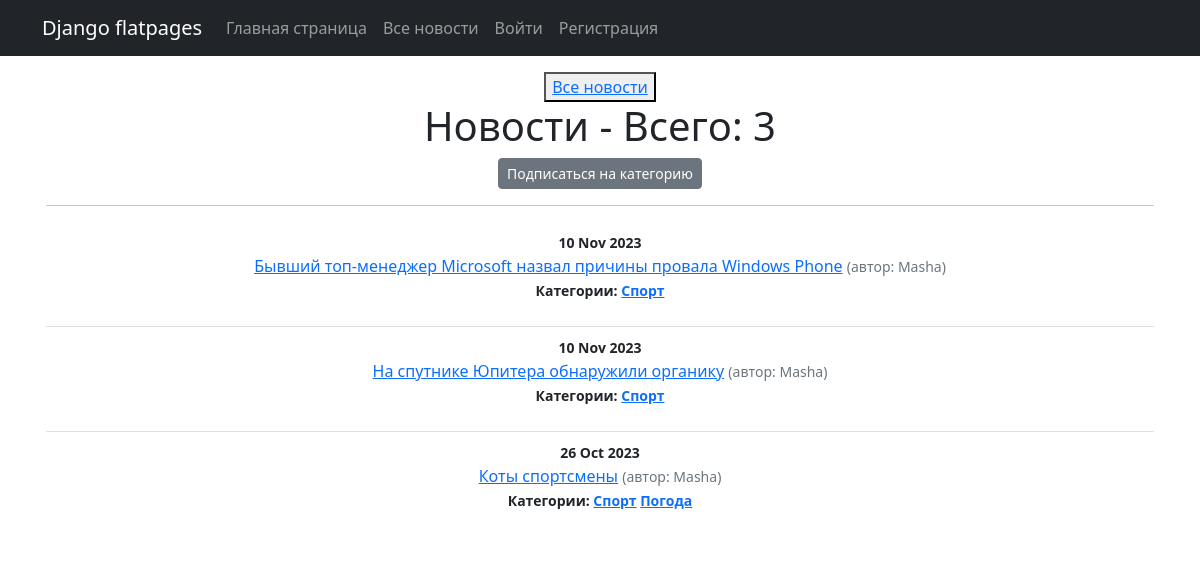
/all-posts/categories/4, run on the app's committed database.
### news/models.py (models this page shows, shortened)
class Post(models.Model):
    article = "AR"
    news = "NW"
    TYPE = [
        (article, 'Статья'),
        (news, 'Новость')
    ]
    author = models.ForeignKey(Author, on_delete = models.CASCADE)
    post_type = models.CharField(max_length = 2, choices=TYPE, default=article)
    time_in = models.DateTimeField(auto_now_add = True)
    categories = models.ManyToManyField(Category, through = "PostCategory")
    title = models.CharField(max_length = 120)
    text = models.TextField(unique = True)
    rating = models.IntegerField(default = 0)

class Author(models.Model):
    user = models.OneToOneField(User, on_delete = models.CASCADE)
    rating = models.IntegerField(default = 0)
    def __str__(self):
        return self.user.username

class Category(models.Model):
    category = models.CharField(max_length = 255, unique = True)
    subscribers = models.ManyToManyField(User, related_name='categories', blank=True)

### news/views.py (the view)
# urls.py: path('categories/<int:pk>', CategoryListView.as_view(), name='category_list'),
class CategoryListView(ListView):
    model = Post
    template_name = 'subscribe/category_list.html'
    context_object_name = 'category_news_list'
    def get_context_data(self, **kwargs):
        context = super().get_context_data(**kwargs)
        context['is_not_subscriber'] = self.request.user not in self.categories.subscribers.all()
        context['category'] = self.categories
        return context
    def get_queryset(self):
        self.categories =get_object_or_404(Category, id=self.kwargs['pk'])
        queryset = Post.objects.filter(categories=self.categories).order_by('-time_in')
        return queryset

### templates/subscribe/category_list.html (shortened to what this page needs)
{% extends 'flatpages/default.html' %}
{% block content %}
<button> <a href="http://127.0.0.1:8000/all-posts"> Все новости</a> </button>
<h1 class="text-center">Новости - Bceгo: {{ category_news_list|length }}</h1>
{% if is_not_subscriber %}
<p class="text-center"><a href="{% url 'subscribe' category.id %}" class="btn btn-secondary btn-sm"> Подписаться на категорию</a> </p>
{% endif %}
<hr>
<ul class="list-group list-group-flush">
    {% for newspost in category_news_list %}
        <li class="list-group-item">
            <small class="fw-bold">{{ newspost.time_in|date:'d M Y' }} </small><br>
            <a href="{% url 'news_detail' newspost.id %}">{{ newspost.title }}</a>
            <small class="text-muted">(автор: {{ newspost.author}})</small> <br>
            <small class="fw-bold">Категории:
                {% for category in newspost.categories.all %}
                    <a href="{% url 'category_list' category.id %}"> {{ category.category }}</a>
                {% endfor %}
            </small>
        </li>
    {% endfor %}
</ul>
{% endblock content %}

### data on the page
Post: time_in "10 Nov 2023", title "Бывший топ-менеджер Microsoft назвал причины провала Windows Phone", author "Masha"
Category: category "Спорт"
Post: time_in "10 Nov 2023", title "На спутнике Юпитера обнаружили органику", author "Masha"
Post: time_in "26 Oct 2023", title "Коты спортсмены", author "Masha"
Category: category "Погода"

### other printed values
{{ category_news_list|length }} "3"
